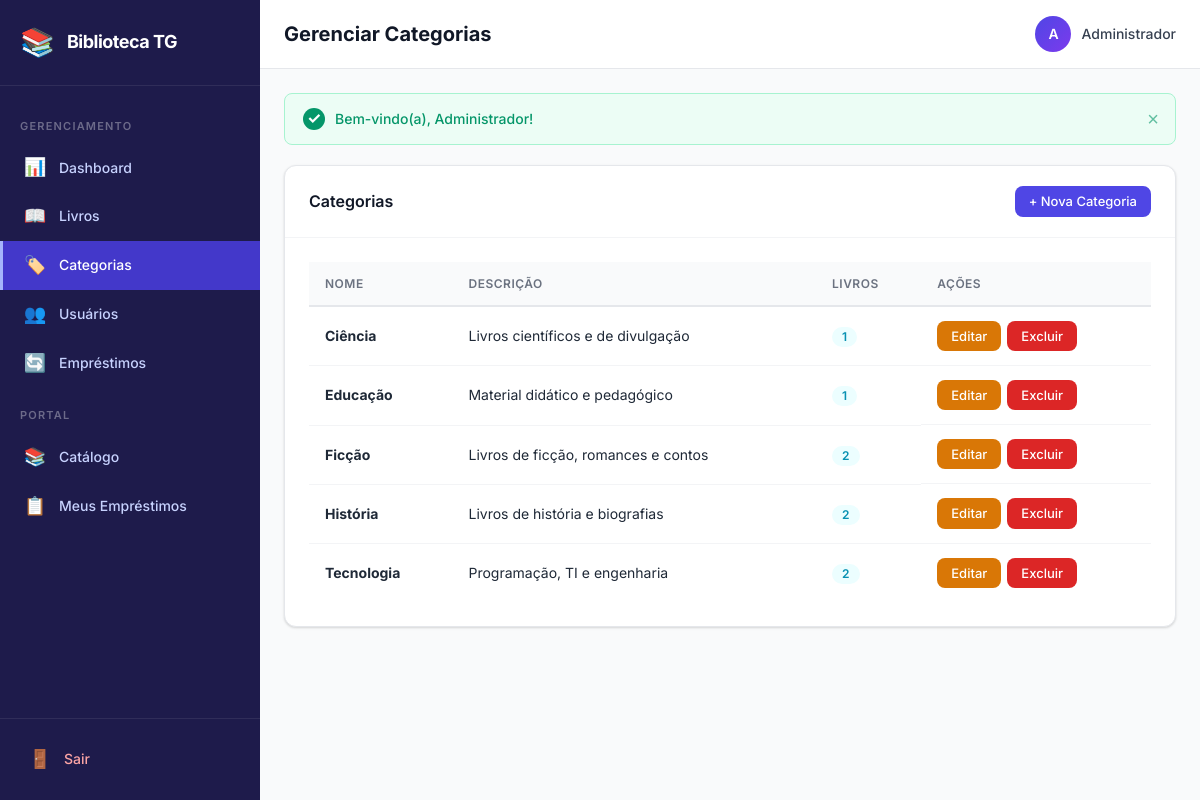
Page /categories (signed in) on the committed database.
### tables this page shows
CREATE TABLE IF NOT EXISTS categories (
    id INT AUTO_INCREMENT PRIMARY KEY,
    name VARCHAR(100) NOT NULL UNIQUE,
    description TEXT NULL,
    created_at TIMESTAMP DEFAULT CURRENT_TIMESTAMP,
    updated_at TIMESTAMP DEFAULT CURRENT_TIMESTAMP ON UPDATE CURRENT_TIMESTAMP
);

### app/Core/Controller.php (called while the page is built, shortened)
<?php
class Controller
{
    protected function view(string $viewPath, array $data = []): void
    {
        extract($data);
        $viewFile = __DIR__ . '/../../views/' . $viewPath . '.php';
        require_once $viewFile;
    }
}

### app/Controllers/CategoryController.php (called while the page is built, shortened)
<?php
class CategoryController extends Controller
{
    private Category $categoryModel;
    public function __construct()
    {
        $this->categoryModel = new Category();
    }
    public function index(): void
    {
        $categories = $this->categoryModel->getAll();
        foreach ($categories as $category) {
            $category->book_count = $this->categoryModel->bookCount($category->id);
        }
        $data = [
            'title'      => 'Gerenciar Categorias',
            'categories' => $categories,
            'flash'      => $this->getFlash(),
        ];
        $this->view('admin/categories/index', $data);
    }
}

### app/Core/App.php (called while the page is built, shortened)
<?php
class App
{
    private Router $router;
    public function __construct()
    {
        require_once __DIR__ . '/Database.php';
        require_once __DIR__ . '/Controller.php';
        require_once __DIR__ . '/Router.php';
        require_once __DIR__ . '/../Models/Category.php';
        $this->router = new Router();
    }
    private function registerRoutes(): void
    {
        $this->router->get('login', 'AuthController', 'loginForm');
        $this->router->post('login', 'AuthController', 'login');
        $this->router->get('logout', 'AuthController', 'logout');
        $this->router->get('dashboard', 'DashboardController', 'index');
        $this->router->get('books', 'BookController', 'index');
        $this->router->get('books/create', 'BookController', 'create');
        $this->router->post('books/store', 'BookController', 'store');
        $this->router->get('books/edit/{id}', 'BookController', 'edit');
        $this->router->post('books/update/{id}', 'BookController', 'update');
        $this->router->get('books/delete/{id}', 'BookController', 'delete');
        $this->router->get('categories', 'CategoryController', 'index');
        $this->router->get('categories/create', 'CategoryController', 'create');
        $this->router->post('categories/store', 'CategoryController', 'store');
        $this->router->get('categories/edit/{id}', 'CategoryController', 'edit');
        $this->router->post('categories/update/{id}', 'CategoryController', 'update');
        $this->router->get('categories/delete/{id}', 'CategoryController', 'delete');
        $this->router->get('users', 'UserController', 'index');
        $this->router->get('users/create', 'UserController', 'create');
        $this->router->post('users/store', 'UserController', 'store');
        $this->router->get('users/edit/{id}', 'UserController', 'edit');
        $this->router->post('users/update/{id}', 'UserController', 'update');
        $this->router->get('users/delete/{id}', 'UserController', 'delete');
        $this->router->get('loans', 'LoanController', 'index');
        $this->router->get('loans/create', 'LoanController', 'create');
        $this->router->post('loans/store', 'LoanController', 'store');
        $this->router->get('loans/return/{id}', 'LoanController', 'returnLoan');
        $this->router->get('loans/calculate-date', 'LoanController', 'calculateDate');
        $this->router->get('catalog', 'DashboardController', 'catalog');
        $this->router->get('my-loans', 'LoanController', 'myLoans');
    }
    public function run(): void
    {
        $url = $_GET['url'] ?? 'login';
        $httpMethod = $_SERVER['REQUEST_METHOD'];
        $this->router->dispatch($url, $httpMethod);
    }
}

### public/index.php (called while the page is built)
<?php
require_once __DIR__ . '/../app/Core/App.php';
$app = new App();
$app->run();

### app/Core/Database.php (called while the page is built, shortened)
<?php
class Database
{
    private static ?Database $instance = null;
    private PDO $pdo;
    private ?PDOStatement $stmt = null;
    private function __construct()
    {
        $dsn = 'mysql:host=' . DB_HOST . ';dbname=' . DB_NAME . ';charset=utf8mb4';
        $options = [
            PDO::ATTR_ERRMODE            => PDO::ERRMODE_EXCEPTION,
            PDO::ATTR_DEFAULT_FETCH_MODE => PDO::FETCH_OBJ,
            PDO::ATTR_EMULATE_PREPARES   => false,
        ];
        try {
            $this->pdo = new PDO($dsn, DB_USER, DB_PASS, $options);
        } catch (PDOException $e) {
            die('Database connection failed: ' . $e->getMessage());
        }
    }
    public static function getInstance(): Database
    {
        if (self::$instance === null) {
            self::$instance = new self();
        }
        return self::$instance;
    }
    public function query(string $sql): self
    {
        $this->stmt = $this->pdo->prepare($sql);
        return $this;
    }
    public function bind(string $param, mixed $value, ?int $type = null): self
    {
        if ($type === null) {
            $type = match (true) {
                is_int($value)  => PDO::PARAM_INT,
                is_bool($value) => PDO::PARAM_BOOL,
                is_null($value) => PDO::PARAM_NULL,
                default         => PDO::PARAM_STR,
            };
        }
        $this->stmt->bindValue($param, $value, $type);
        return $this;
    }
    public function execute(): bool
    {
        return $this->stmt->execute();
    }
    public function resultSet(): array
    {
        $this->execute();
        return $this->stmt->fetchAll();
    }
}

### app/Models/Category.php (called while the page is built, shortened)
<?php
class Category
{
    private Database $db;
    public function __construct()
    {
        $this->db = Database::getInstance();
    }
    public function getAll(): array
    {
        $this->db->query('SELECT * FROM categories ORDER BY name ASC');
        return $this->db->resultSet();
    }
    public function bookCount(int $id): int
    {
        $this->db->query('SELECT COUNT(*) as total FROM books WHERE category_id = :id');
        $this->db->bind(':id', $id);
        return (int) $this->db->single()->total;
    }
}

### views/admin/categories/index.php (the view)
<?php require_once __DIR__ . '/../../../views/layout/header.php'; ?>
<div class="card">
    <div class="card-header">
        <h2>Categorias</h2>
        <a href="<?= BASE_URL ?>/categories/create" class="btn btn-primary btn-sm">+ Nova Categoria</a>
    </div>
    <div class="card-body">
        <?php if (empty($categories)): ?>
            <div class="empty-state">
                <p>Nenhuma categoria cadastrada.</p>
            </div>
        <?php else: ?>
            <div class="table-responsive">
                <table class="table">
                    <thead>
                        <tr>
                            <th>Nome</th>
                            <th>Descrição</th>
                            <th>Livros</th>
                            <th>Ações</th>
                        </tr>
                    </thead>
                    <tbody>
                        <?php foreach ($categories as $cat): ?>
                            <tr>
                                <td><strong><?= htmlspecialchars($cat->name) ?></strong></td>
                                <td><?= htmlspecialchars($cat->description ?? '—') ?></td>
                                <td><span class="badge badge-info"><?= $cat->book_count ?></span></td>
                                <td class="actions">
                                    <a href="<?= BASE_URL ?>/categories/edit/<?= $cat->id ?>" class="btn btn-warning btn-sm">Editar</a>
                                    <a href="<?= BASE_URL ?>/categories/delete/<?= $cat->id ?>"
                                       class="btn btn-danger btn-sm btn-confirm"
                                       data-confirm="Excluir a categoria '<?= htmlspecialchars($cat->name) ?>'?">
                                        Excluir
                                    </a>
                                </td>
                            </tr>
                        <?php endforeach; ?>
                    </tbody>
                </table>
            </div>
        <?php endif; ?>
    </div>
</div>
<?php require_once __DIR__ . '/../../../views/layout/footer.php'; ?>

### app/Core/Router.php (shortened to what this page needs)
<?php
class Router
{
    private array $routes = [];
    private function addRoute(string $httpMethod, string $path, string $controller, string $method): void
    {
        $pattern = preg_replace('/\{([a-zA-Z_]+)\}/', '(?P<$1>[0-9]+)', $path);
        $pattern = '#^' . $pattern . '$#';
        $this->routes[] = [
            'httpMethod' => $httpMethod,
            'pattern'    => $pattern,
            'controller' => $controller,
            'method'     => $method,
        ];
    }
    public function dispatch(string $url, string $httpMethod): void
    {
        $url = $this->sanitizeUrl($url);
        foreach ($this->routes as $route) {
            if ($route['httpMethod'] !== $httpMethod) {
                continue;
            }
            if (preg_match($route['pattern'], $url, $matches)) {
                $methodName     = $route['method'];
                $params = array_filter($matches, 'is_string', ARRAY_FILTER_USE_KEY);
                $controllerInstance = new $controllerName();
                call_user_func_array([$controllerInstance, $methodName], array_values($params));
                return;
            }
        }
    }
    private function sanitizeUrl(string $url): string
    {
        $url = trim($url, '/');
        $url = filter_var($url, FILTER_SANITIZE_URL);
        return $url;
    }
}

### public/css/style.css (style rules this page uses)
:root { --primary: #4f46e5; --primary-hover: #4338ca; --primary-light: #eef2ff; --primary-rgb: 79, 70, 229; --success: #059669; --success-light: #ecfdf5; --warning: #d97706; --warning-light: #fffbeb; --danger: #dc2626; --danger-light: #fef2f2; --info: #0891b2; --info-light: #ecfeff; --secondary: #6b7280; --gray-50: #f9fafb; --gray-100: #f3f4f6; --gray-200: #e5e7eb; --gray-300: #d1d5db; --gray-400: #9ca3af; --gray-500: #6b7280; --gray-600: #4b5563; --gray-700: #374151; --gray-800: #1f2937; --gray-900: #111827; --sidebar-bg: #1e1b4b; --sidebar-hover: #312e81; --sidebar-active: #4338ca; --sidebar-text: #c7d2fe; --sidebar-width: 260px; --radius: 8px; --radius-lg: 12px; --shadow-sm: 0 1px 2px rgba(0,0,0,0.05); --shadow: 0 1px 3px rgba(0,0,0,0.1), 0 1px 2px rgba(0,0,0,0.06); --shadow-md: 0 4px 6px -1px rgba(0,0,0,0.1), 0 2px 4px -1px rgba(0,0,0,0.06); --shadow-lg: 0 10px 15px -3px rgba(0,0,0,0.1), 0 4px 6px -2px rgba(0,0,0,0.05); --transition: all 0.2s ease; }
*, *::before, *::after { box-sizing: border-box; margin: 0; padding: 0; }
body { font-family: 'Inter', -apple-system, BlinkMacSystemFont, sans-serif; font-size: 14px; line-height: 1.6; color: var(--gray-800); background: var(--gray-50); -webkit-font-smoothing: antialiased; }
a { text-decoration: none; color: var(--primary); }
.card { background: #fff; border-radius: var(--radius-lg); box-shadow: var(--shadow); border: 1px solid var(--gray-200); margin-bottom: 24px; overflow: hidden; }
.card-header { display: flex; align-items: center; justify-content: space-between; padding: 20px 24px; border-bottom: 1px solid var(--gray-100); }
.card-header h2 { font-size: 16px; font-weight: 600; color: var(--gray-900); }
.card-body { padding: 24px; }
.table-responsive { overflow-x: auto; -webkit-overflow-scrolling: touch; }
.table { width: 100%; border-collapse: collapse; }
.table thead th { background: var(--gray-50); font-size: 12px; font-weight: 600; text-transform: uppercase; letter-spacing: 0.5px; color: var(--gray-500); padding: 12px 16px; text-align: left; border-bottom: 2px solid var(--gray-200); white-space: nowrap; }
.table tbody td { padding: 14px 16px; border-bottom: 1px solid var(--gray-100); vertical-align: middle; }
.table tbody tr { transition: var(--transition); }
.table tbody tr:last-child td { border-bottom: none; }
td.actions { white-space: nowrap; display: flex; gap: 6px; }
.badge { display: inline-flex; align-items: center; padding: 4px 10px; border-radius: 20px; font-size: 12px; font-weight: 600; line-height: 1; white-space: nowrap; }
.badge-info { background: var(--info-light); color: var(--info); }
.btn { display: inline-flex; align-items: center; justify-content: center; gap: 6px; padding: 10px 20px; font-size: 14px; font-weight: 500; font-family: inherit; border: none; border-radius: var(--radius); cursor: pointer; transition: var(--transition); white-space: nowrap; line-height: 1.4; }
.btn-primary { background: var(--primary); color: #fff; }
.btn-warning { background: var(--warning); color: #fff; }
.btn-danger { background: var(--danger); color: #fff; }
.btn-sm { padding: 6px 14px; font-size: 13px; }

### rows in the picture
categories: name "Ciência", description "Livros científicos e de divulgação", book_count "1"
categories: name "Educação", description "Material didático e pedagógico", book_count "1"
categories: name "Ficção", description "Livros de ficção, romances e contos", book_count "2"
categories: name "História", description "Livros de história e biografias", book_count "2"
categories: name "Tecnologia", description "Programação, TI e engenharia", book_count "2"
